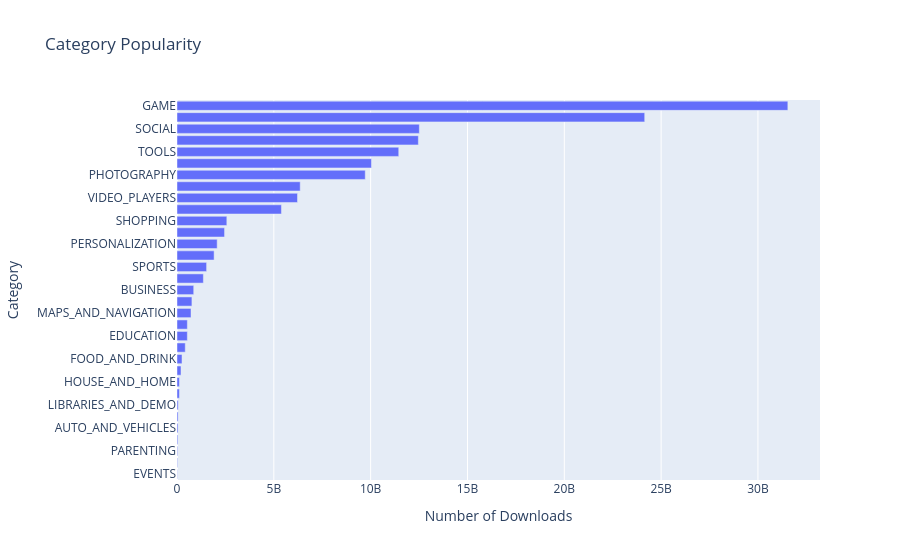

Notebook cell for this chart:
### Markdown cell above
### Horizontal Bar Chart - Most Popular Categories (Highest Downloads)

### Code cell
h_bar = px.bar(x = category_installs.Installs,
               y = category_installs.index,
               orientation='h',
               title='Category Popularity')
 
h_bar.update_layout(xaxis_title='Number of Downloads', yaxis_title='Category')
h_bar.show()

### Figure 1 — Plotly figure (JSON) as saved in the notebook; plotly's stock layout.template omitted (floating-point values rounded to 4 significant figures)
{"data": [{"alignmentgroup": "True", "hovertemplate": "x=%{x}<br>y=%{y}<extra></extra>", "legendgroup": "", "marker": {"color": "#636efa", "pattern": {"shape": ""}}, "name": "", "offsetgroup": "", "orientation": "h", "showlegend": false, "textposition": "auto", "type": "bar", "x": [15949410, 26916200, 31116110, 42162676, 53129800, 56036100, 62083000, 124233100, 125082000, 206522410, 257777750, 426096500, 533852000, 534611120, 724267560, 770249400, 863518120, 1361006220, 1528531465, 1916291655, 2074341930, 2455660000, 2573331540, 5393110650, 6221897200, 6361859300, 9721243130, 10041105490, 11450724500, 12463070180, 12513841475, 24152241530, 31543862717], "xaxis": "x", "y": ["EVENTS", "BEAUTY", "PARENTING", "MEDICAL", "AUTO_AND_VEHICLES", "COMICS", "LIBRARIES_AND_DEMO", "ART_AND_DESIGN", "HOUSE_AND_HOME", "DATING", "FOOD_AND_DRINK", "WEATHER", "EDUCATION", "LIFESTYLE", "MAPS_AND_NAVIGATION", "FINANCE", "BUSINESS", "HEALTH_AND_FITNESS", "SPORTS", "BOOKS_AND_REFERENCE", "PERSONALIZATION", "ENTERTAINMENT", "SHOPPING", "NEWS_AND_MAGAZINES", "VIDEO_PLAYERS", "TRAVEL_AND_LOCAL", "PHOTOGRAPHY", "FAMILY", "TOOLS", "PRODUCTIVITY", "SOCIAL", "COMMUNICATION", "GAME"], "yaxis": "y"}], "layout": {"autosize": true, "barmode": "relative", "legend": {"tracegroupgap": 0}, "title": {"text": "Category Popularity"}, "xaxis": {"anchor": "y", "autorange": true, "domain": [0, 1], "range": [0, 33200000000.0], "title": {"text": "Number of Downloads"}, "type": "linear"}, "yaxis": {"anchor": "x", "autorange": true, "domain": [0, 1], "range": [-0.5, 32.5], "title": {"text": "Category"}, "type": "category"}}}
